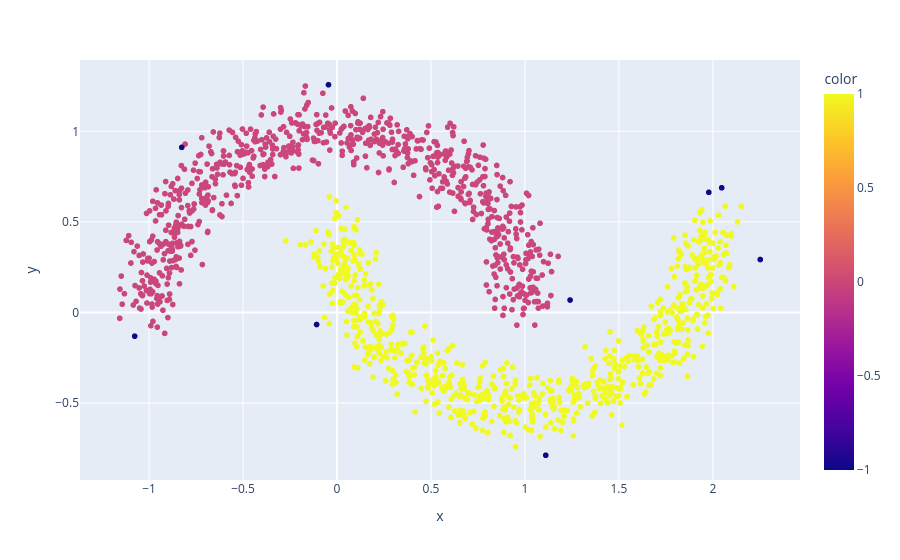

The notebook cell saved with this chart:
### Code cell
dbscan = DBSCAN(eps=0.1)
rotulos_db = dbscan.fit_predict(x_random)
grafico_db = px.scatter(x=x_random[:,0],y=x_random[:,1],color=rotulos_db)
grafico_db.show()

### Figure 1 — Plotly figure (JSON) as saved in the notebook; plotly's stock layout.template omitted (floating-point values rounded to 4 significant figures; data arrays with more than 128 entries replaced by an {"elided": "..."} marker saying what was removed)
{"data": [{"hovertemplate": "x=%{x}<br>y=%{y}<br>color=%{marker.color}<extra></extra>", "legendgroup": "", "marker": {"color": {"elided": "1500 int values"}, "coloraxis": "coloraxis", "symbol": "circle"}, "mode": "markers", "name": "", "showlegend": false, "type": "scattergl", "x": {"elided": "1500 float values"}, "xaxis": "x", "y": {"elided": "1500 float values"}, "yaxis": "y"}], "layout": {"coloraxis": {"colorbar": {"title": {"text": "color"}}, "colorscale": [[0, "#0d0887"], [0.1111, "#46039f"], [0.2222, "#7201a8"], [0.3333, "#9c179e"], [0.4444, "#bd3786"], [0.5556, "#d8576b"], [0.6667, "#ed7953"], [0.7778, "#fb9f3a"], [0.8889, "#fdca26"], [1, "#f0f921"]]}, "legend": {"tracegroupgap": 0}, "margin": {"t": 60}, "xaxis": {"anchor": "y", "domain": [0, 1], "title": {"text": "x"}}, "yaxis": {"anchor": "x", "domain": [0, 1], "title": {"text": "y"}}}}
